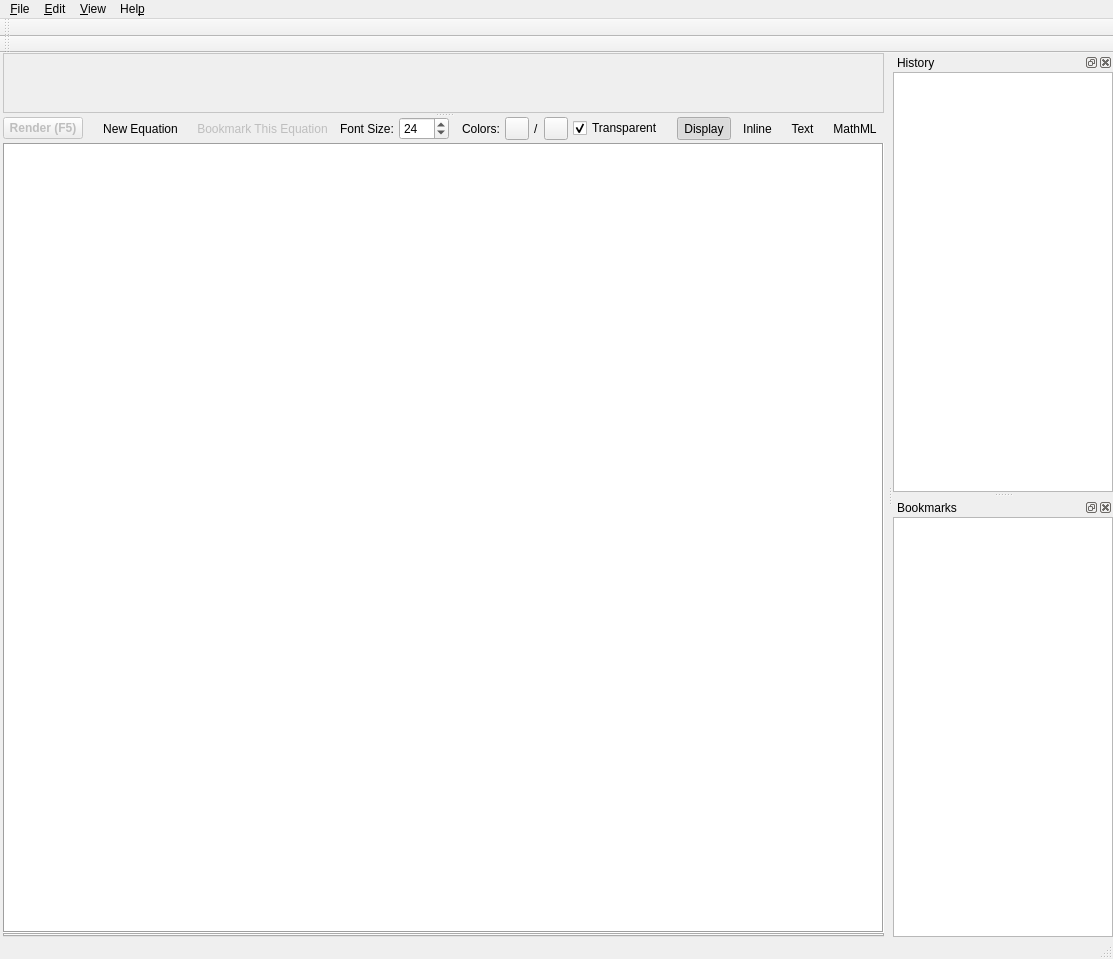
 <widget class="QMainWindow" name="MainWindowClass">
  <property name="geometry">
   <rect>
    <x>0</x>
    <y>0</y>
    <width>1113</width>
    <height>959</height>
   </rect>
  </property>
  <property name="sizePolicy">
   <sizepolicy hsizetype="Minimum" vsizetype="Minimum">
    <horstretch>0</horstretch>
    <verstretch>0</verstretch>
   </sizepolicy>
  </property>
  <property name="sizeIncrement">
   <size>
    <width>0</width>
    <height>0</height>
   </size>
  </property>
  <property name="baseSize">
   <size>
    <width>0</width>
    <height>0</height>
   </size>
  </property>
  <property name="acceptDrops">
   <bool>true</bool>
  </property>
  <property name="windowTitle">
   <string>EqualZ</string>
  </property>
  <property name="windowIcon">
   <iconset resource="main.qrc">
    <normaloff>:/icons/app.png</normaloff>:/icons/app.png</iconset>
  </property>
  <property name="toolTip">
   <string/>
  </property>
  <property name="toolButtonStyle">
   <enum>Qt::ToolButtonIconOnly</enum>
  </property>
  <property name="animated">
   <bool>false</bool>
  </property>
  <property name="documentMode">
   <bool>false</bool>
  </property>
  <property name="tabShape">
   <enum>QTabWidget::Rounded</enum>
  </property>
  <property name="dockNestingEnabled">
   <bool>true</bool>
  </property>
  <widget class="QWidget" name="centralWidget">
   <property name="sizePolicy">
    <sizepolicy hsizetype="Preferred" vsizetype="Preferred">
     <horstretch>0</horstretch>
     <verstretch>0</verstretch>
    </sizepolicy>
   </property>
   <layout class="QVBoxLayout" name="verticalLayout_2">
    <property name="spacing">
     <number>0</number>
    </property>
    <property name="leftMargin">
     <number>3</number>
    </property>
    <property name="topMargin">
     <number>0</number>
    </property>
    <property name="rightMargin">
     <number>3</number>
    </property>
    <property name="bottomMargin">
     <number>0</number>
    </property>
    <item>
     <widget class="QSplitter" name="splitter">
      <property name="orientation">
       <enum>Qt::Vertical</enum>
      </property>
      <widget class="RenderLabel" name="renderLabel">
       <property name="palette">
        <palette>
         <active>
          <colorrole role="Base">
           <brush brushstyle="SolidPattern">
            <color alpha="255">
             <red>255</red>
             <green>255</green>
             <blue>255</blue>
            </color>
           </brush>
          </colorrole>
          <colorrole role="Window">
           <brush brushstyle="SolidPattern">
            <color alpha="255">
             <red>255</red>
             <green>255</green>
             <blue>255</blue>
            </color>
           </brush>
          </colorrole>
         </active>
         <inactive>
          <colorrole role="Base">
           <brush brushstyle="SolidPattern">
            <color alpha="255">
             <red>255</red>
             <green>255</green>
             <blue>255</blue>
            </color>
           </brush>
          </colorrole>
          <colorrole role="Window">
           <brush brushstyle="SolidPattern">
            <color alpha="255">
             <red>255</red>
             <green>255</green>
             <blue>255</blue>
            </color>
           </brush>
          </colorrole>
         </inactive>
         <disabled>
          <colorrole role="Base">
           <brush brushstyle="SolidPattern">
            <color alpha="255">
             <red>255</red>
             <green>255</green>
             <blue>255</blue>
            </color>
           </brush>
          </colorrole>
          <colorrole role="Window">
           <brush brushstyle="SolidPattern">
            <color alpha="255">
             <red>255</red>
             <green>255</green>
             <blue>255</blue>
            </color>
           </brush>
          </colorrole>
         </disabled>
        </palette>
       </property>
       <property name="contextMenuPolicy">
        <enum>Qt::CustomContextMenu</enum>
       </property>
       <property name="frameShape">
        <enum>QFrame::StyledPanel</enum>
       </property>
       <property name="frameShadow">
        <enum>QFrame::Sunken</enum>
       </property>
      </widget>
      <widget class="QWidget" name="layoutWidget1">
       <layout class="QVBoxLayout" name="verticalLayout">
        <property name="spacing">
         <number>0</number>
        </property>
        <property name="leftMargin">
         <number>0</number>
        </property>
        <property name="topMargin">
         <number>0</number>
        </property>
        <property name="rightMargin">
         <number>0</number>
        </property>
        <property name="bottomMargin">
         <number>0</number>
        </property>
        <item>
         <layout class="QHBoxLayout" name="horizontalLayout">
          <property name="spacing">
           <number>5</number>
          </property>
          <property name="sizeConstraint">
           <enum>QLayout::SetDefaultConstraint</enum>
          </property>
          <property name="topMargin">
           <number>0</number>
          </property>
          <property name="bottomMargin">
           <number>3</number>
          </property>
          <item>
           <widget class="QPushButton" name="renderButton">
            <property name="enabled">
             <bool>false</bool>
            </property>
            <property name="font">
             <font>
              <weight>75</weight>
              <bold>true</bold>
             </font>
            </property>
            <property name="text">
             <string>Render (F5)</string>
            </property>
           </widget>
          </item>
          <item>
           <spacer name="horizontalSpacer_3">
            <property name="orientation">
             <enum>Qt::Horizontal</enum>
            </property>
            <property name="sizeType">
             <enum>QSizePolicy::Fixed</enum>
            </property>
            <property name="sizeHint" stdset="0">
             <size>
              <width>8</width>
              <height>0</height>
             </size>
            </property>
           </spacer>
          </item>
          <item>
           <widget class="QToolButton" name="toolButtonNewEquation">
            <property name="toolTip">
             <string>New Equation</string>
            </property>
            <property name="statusTip">
             <string>Create a new equation</string>
            </property>
            <property name="text">
             <string>New Equation</string>
            </property>
            <property name="icon">
             <iconset resource="main.qrc">
              <normaloff>:/icons/new.png</normaloff>:/icons/new.png</iconset>
            </property>
            <property name="autoRaise">
             <bool>true</bool>
            </property>
           </widget>
          </item>
          <item>
           <widget class="QToolButton" name="toolButtonBookmark">
            <property name="enabled">
             <bool>false</bool>
            </property>
            <property name="toolTip">
             <string>Bookmark This Equation</string>
            </property>
            <property name="statusTip">
             <string>Bookmark This Equation</string>
            </property>
            <property name="text">
             <string>Bookmark This Equation</string>
            </property>
            <property name="icon">
             <iconset resource="main.qrc">
              <normaloff>:/icons/bookmark.png</normaloff>:/icons/bookmark.png</iconset>
            </property>
            <property name="autoRaise">
             <bool>true</bool>
            </property>
           </widget>
          </item>
          <item>
           <spacer name="horizontalSpacer_2">
            <property name="orientation">
             <enum>Qt::Horizontal</enum>
            </property>
            <property name="sizeHint" stdset="0">
             <size>
              <width>40</width>
              <height>20</height>
             </size>
            </property>
           </spacer>
          </item>
          <item>
           <widget class="QLabel" name="label_2">
            <property name="text">
             <string>Font Size:</string>
            </property>
           </widget>
          </item>
          <item>
           <widget class="QSpinBox" name="spinBoxFontSize">
            <property name="minimumSize">
             <size>
              <width>50</width>
              <height>0</height>
             </size>
            </property>
            <property name="minimum">
             <number>6</number>
            </property>
            <property name="maximum">
             <number>120</number>
            </property>
            <property name="value">
             <number>24</number>
            </property>
           </widget>
          </item>
          <item>
           <spacer name="horizontalSpacer">
            <property name="orientation">
             <enum>Qt::Horizontal</enum>
            </property>
            <property name="sizeType">
             <enum>QSizePolicy::Fixed</enum>
            </property>
            <property name="sizeHint" stdset="0">
             <size>
              <width>8</width>
              <height>0</height>
             </size>
            </property>
           </spacer>
          </item>
          <item>
           <widget class="QLabel" name="label_3">
            <property name="text">
             <string>Colors:</string>
            </property>
           </widget>
          </item>
          <item>
           <widget class="ColorButton" name="toolButtonColor">
            <property name="toolTip">
             <string>Text Color</string>
            </property>
            <property name="autoFillBackground">
             <bool>true</bool>
            </property>
            <property name="text">
             <string/>
            </property>
            <property name="toolButtonStyle">
             <enum>Qt::ToolButtonIconOnly</enum>
            </property>
           </widget>
          </item>
          <item>
           <widget class="QLabel" name="label">
            <property name="text">
             <string>/</string>
            </property>
           </widget>
          </item>
          <item>
           <widget class="ColorButton" name="toolButtonBgColor">
            <property name="enabled">
             <bool>true</bool>
            </property>
            <property name="toolTip">
             <string>Background Color</string>
            </property>
            <property name="autoFillBackground">
             <bool>true</bool>
            </property>
            <property name="text">
             <string/>
            </property>
            <property name="toolButtonStyle">
             <enum>Qt::ToolButtonIconOnly</enum>
            </property>
           </widget>
          </item>
          <item>
           <widget class="QCheckBox" name="checkBoxTransparent">
            <property name="text">
             <string>Transparent</string>
            </property>
            <property name="checked">
             <bool>true</bool>
            </property>
           </widget>
          </item>
          <item>
           <spacer name="horizontalSpacer_4">
            <property name="orientation">
             <enum>Qt::Horizontal</enum>
            </property>
            <property name="sizeType">
             <enum>QSizePolicy::Fixed</enum>
            </property>
            <property name="sizeHint" stdset="0">
             <size>
              <width>8</width>
              <height>0</height>
             </size>
            </property>
           </spacer>
          </item>
          <item>
           <widget class="QToolButton" name="renderModeDisplay">
            <property name="sizePolicy">
             <sizepolicy hsizetype="Fixed" vsizetype="Minimum">
              <horstretch>0</horstretch>
              <verstretch>0</verstretch>
             </sizepolicy>
            </property>
            <property name="toolTip">
             <string>&lt;html&gt;&lt;head/&gt;&lt;body&gt;&lt;p&gt;&lt;span style=&quot; font-weight:600;&quot;&gt;Display Mode&lt;/span&gt;&lt;/p&gt;&lt;p&gt;Render equations separate from other paragraphs; on a single line of its own.&lt;/p&gt;&lt;p&gt;&lt;span style=&quot; font-weight:600;&quot;&gt;\\ &lt;/span&gt;specifies a line break.&lt;/p&gt;&lt;/body&gt;&lt;/html&gt;</string>
            </property>
            <property name="text">
             <string>Display</string>
            </property>
            <property name="icon">
             <iconset resource="main.qrc">
              <normaloff>:/icons/render_mode_display.png</normaloff>:/icons/render_mode_display.png</iconset>
            </property>
            <property name="checkable">
             <bool>true</bool>
            </property>
            <property name="checked">
             <bool>true</bool>
            </property>
            <property name="toolButtonStyle">
             <enum>Qt::ToolButtonIconOnly</enum>
            </property>
            <property name="autoRaise">
             <bool>true</bool>
            </property>
            <property name="arrowType">
             <enum>Qt::NoArrow</enum>
            </property>
           </widget>
          </item>
          <item>
           <widget class="QToolButton" name="renderModeInline">
            <property name="sizePolicy">
             <sizepolicy hsizetype="Fixed" vsizetype="Minimum">
              <horstretch>0</horstretch>
              <verstretch>0</verstretch>
             </sizepolicy>
            </property>
            <property name="toolTip">
             <string>&lt;html&gt;&lt;head/&gt;&lt;body&gt;&lt;p&gt;&lt;span style=&quot; font-weight:600;&quot;&gt;Inline Mode&lt;/span&gt;&lt;/p&gt;&lt;p&gt;Render equations inside text.&lt;/p&gt;&lt;p&gt;&lt;span style=&quot; font-weight:600;&quot;&gt;\\ &lt;/span&gt;specifies a line break.&lt;/p&gt;&lt;/body&gt;&lt;/html&gt;</string>
            </property>
            <property name="text">
             <string>Inline</string>
            </property>
            <property name="icon">
             <iconset resource="main.qrc">
              <normaloff>:/icons/render_mode_inline.png</normaloff>:/icons/render_mode_inline.png</iconset>
            </property>
            <property name="checkable">
             <bool>true</bool>
            </property>
            <property name="toolButtonStyle">
             <enum>Qt::ToolButtonIconOnly</enum>
            </property>
            <property name="autoRaise">
             <bool>true</bool>
            </property>
           </widget>
          </item>
          <item>
           <widget class="QToolButton" name="renderModeText">
            <property name="sizePolicy">
             <sizepolicy hsizetype="Fixed" vsizetype="Minimum">
              <horstretch>0</horstretch>
              <verstretch>0</verstretch>
             </sizepolicy>
            </property>
            <property name="toolTip">
             <string>&lt;html&gt;&lt;head/&gt;&lt;body&gt;&lt;p&gt;&lt;span style=&quot; font-weight:600;&quot;&gt;Text Mode&lt;/span&gt;&lt;/p&gt;&lt;p&gt;Mixed text and latex math. Inline math delimited by single $..$, and display-mode math delimited by double $$…$$.&lt;/p&gt;&lt;p&gt;Line breaks are taken into account.&lt;/p&gt;&lt;/body&gt;&lt;/html&gt;</string>
            </property>
            <property name="text">
             <string>Text</string>
            </property>
            <property name="icon">
             <iconset resource="main.qrc">
              <normaloff>:/icons/render_mode_text.png</normaloff>:/icons/render_mode_text.png</iconset>
            </property>
            <property name="checkable">
             <bool>true</bool>
            </property>
            <property name="toolButtonStyle">
             <enum>Qt::ToolButtonIconOnly</enum>
            </property>
            <property name="autoRaise">
             <bool>true</bool>
            </property>
           </widget>
          </item>
          <item>
           <widget class="QToolButton" name="renderModeMathML">
            <property name="sizePolicy">
             <sizepolicy hsizetype="Fixed" vsizetype="Minimum">
              <horstretch>0</horstretch>
              <verstretch>0</verstretch>
             </sizepolicy>
            </property>
            <property name="toolTip">
             <string>&lt;html&gt;&lt;head/&gt;&lt;body&gt;&lt;p&gt;&lt;span style=&quot; font-weight:600;&quot;&gt;MathML&lt;/span&gt;&lt;/p&gt;&lt;p&gt;Mathematical Markup Language&lt;/p&gt;&lt;/body&gt;&lt;/html&gt;</string>
            </property>
            <property name="text">
             <string>MathML</string>
            </property>
            <property name="icon">
             <iconset resource="main.qrc">
              <normaloff>:/icons/render_mode_mml.png</normaloff>:/icons/render_mode_mml.png</iconset>
            </property>
            <property name="checkable">
             <bool>true</bool>
            </property>
            <property name="autoRaise">
             <bool>true</bool>
            </property>
           </widget>
          </item>
         </layout>
        </item>
        <item>
         <widget class="LatexEditor" name="editor">
          <property name="sizePolicy">
           <sizepolicy hsizetype="Expanding" vsizetype="Expanding">
            <horstretch>0</horstretch>
            <verstretch>0</verstretch>
           </sizepolicy>
          </property>
          <property name="font">
           <font>
            <family>Consolas</family>
            <pointsize>11</pointsize>
           </font>
          </property>
          <property name="acceptDrops">
           <bool>false</bool>
          </property>
          <property name="frameShape">
           <enum>QFrame::Box</enum>
          </property>
          <property name="frameShadow">
           <enum>QFrame::Sunken</enum>
          </property>
          <property name="plainText">
           <string/>
          </property>
         </widget>
        </item>
       </layout>
      </widget>
     </widget>
    </item>
    <item>
     <widget class="QTabWidget" name="templatesBar">
      <property name="sizePolicy">
       <sizepolicy hsizetype="Expanding" vsizetype="Fixed">
        <horstretch>0</horstretch>
        <verstretch>0</verstretch>
       </sizepolicy>
      </property>
      <property name="currentIndex">
       <number>-1</number>
      </property>
     </widget>
    </item>
   </layout>
  </widget>
  <widget class="QMenuBar" name="menuBar">
   <property name="geometry">
    <rect>
     <x>0</x>
     <y>0</y>
     <width>1113</width>
     <height>21</height>
    </rect>
   </property>
   <property name="contextMenuPolicy">
    <enum>Qt::PreventContextMenu</enum>
   </property>
   <widget class="QMenu" name="menu_Help">
    <property name="title">
     <string>Hel&amp;p</string>
    </property>
    <addaction name="actionAbout"/>
   </widget>
   <widget class="QMenu" name="menu_Edit">
    <property name="enabled">
     <bool>true</bool>
    </property>
    <property name="title">
     <string>&amp;Edit</string>
    </property>
    <addaction name="actionRender"/>
    <addaction name="actionBookmark"/>
    <addaction name="separator"/>
    <addaction name="actionEditUndo"/>
    <addaction name="actionEditRedo"/>
    <addaction name="separator"/>
    <addaction name="actionEditCut"/>
    <addaction name="actionEditCopy"/>
    <addaction name="actionEditPaste"/>
    <addaction name="actionEditDelete"/>
    <addaction name="separator"/>
    <addaction name="actionEditorFont"/>
   </widget>
   <widget class="QMenu" name="menu_View">
    <property name="title">
     <string>&amp;View</string>
    </property>
    <addaction name="actionViewSymbolsToolbar"/>
    <addaction name="actionViewTemplatesToolbar"/>
    <addaction name="separator"/>
    <addaction name="actionViewBookmarks"/>
    <addaction name="actionViewHistory"/>
   </widget>
   <widget class="QMenu" name="menu_File">
    <property name="title">
     <string>&amp;File</string>
    </property>
    <addaction name="actionNewEquation"/>
    <addaction name="separator"/>
    <addaction name="actionOpenTextFile"/>
    <addaction name="actionSaveTextFile"/>
    <addaction name="separator"/>
    <addaction name="actionExportAs"/>
    <addaction name="separator"/>
    <addaction name="actionQuit"/>
   </widget>
   <addaction name="menu_File"/>
   <addaction name="menu_Edit"/>
   <addaction name="menu_View"/>
   <addaction name="menu_Help"/>
  </widget>
  <widget class="QDockWidget" name="dockWidgetHistory">
   <property name="sizePolicy">
    <sizepolicy hsizetype="Expanding" vsizetype="Preferred">
     <horstretch>0</horstretch>
     <verstretch>0</verstretch>
    </sizepolicy>
   </property>
   <property name="minimumSize">
    <size>
     <width>200</width>
     <height>95</height>
    </size>
   </property>
   <property name="allowedAreas">
    <set>Qt::LeftDockWidgetArea|Qt::RightDockWidgetArea</set>
   </property>
   <property name="windowTitle">
    <string>History</string>
   </property>
   <attribute name="dockWidgetArea">
    <number>2</number>
   </attribute>
   <widget class="QWidget" name="dockWidgetContents">
    <layout class="QVBoxLayout" name="verticalLayout_3">
     <property name="leftMargin">
      <number>0</number>
     </property>
     <property name="topMargin">
      <number>0</number>
     </property>
     <property name="rightMargin">
      <number>0</number>
     </property>
     <property name="bottomMargin">
      <number>0</number>
     </property>
     <item>
      <widget class="QListWidget" name="listWidgetHistory">
       <property name="font">
        <font>
         <pointsize>10</pointsize>
        </font>
       </property>
       <property name="contextMenuPolicy">
        <enum>Qt::CustomContextMenu</enum>
       </property>
       <property name="horizontalScrollBarPolicy">
        <enum>Qt::ScrollBarAlwaysOff</enum>
       </property>
       <property name="alternatingRowColors">
        <bool>true</bool>
       </property>
       <property name="iconSize">
        <size>
         <width>200</width>
         <height>80</height>
        </size>
       </property>
       <property name="textElideMode">
        <enum>Qt::ElideMiddle</enum>
       </property>
       <property name="resizeMode">
        <enum>QListView::Adjust</enum>
       </property>
       <property name="spacing">
        <number>0</number>
       </property>
       <property name="viewMode">
        <enum>QListView::ListMode</enum>
       </property>
       <property name="uniformItemSizes">
        <bool>false</bool>
       </property>
      </widget>
     </item>
    </layout>
   </widget>
  </widget>
  <widget class="QDockWidget" name="dockWidgetBookmarks">
   <property name="windowTitle">
    <string>Bookmarks</string>
   </property>
   <attribute name="dockWidgetArea">
    <number>2</number>
   </attribute>
   <widget class="QWidget" name="dockWidgetContents_2">
    <layout class="QVBoxLayout" name="verticalLayout_4">
     <property name="leftMargin">
      <number>0</number>
     </property>
     <property name="topMargin">
      <number>0</number>
     </property>
     <property name="rightMargin">
      <number>0</number>
     </property>
     <property name="bottomMargin">
      <number>0</number>
     </property>
     <item>
      <widget class="QListWidget" name="listWidgetBookmarks">
       <property name="contextMenuPolicy">
        <enum>Qt::CustomContextMenu</enum>
       </property>
       <property name="horizontalScrollBarPolicy">
        <enum>Qt::ScrollBarAlwaysOff</enum>
       </property>
       <property name="alternatingRowColors">
        <bool>true</bool>
       </property>
       <property name="iconSize">
        <size>
         <width>200</width>
         <height>80</height>
        </size>
       </property>
       <property name="resizeMode">
        <enum>QListView::Adjust</enum>
       </property>
       <property name="uniformItemSizes">
        <bool>true</bool>
       </property>
      </widget>
     </item>
    </layout>
   </widget>
  </widget>
  <widget class="QStatusBar" name="statusBar"/>
  <widget class="QToolBar" name="toolBarSymbols">
   <property name="windowTitle">
    <string>Symbols Toolbar</string>
   </property>
   <attribute name="toolBarArea">
    <enum>TopToolBarArea</enum>
   </attribute>
   <attribute name="toolBarBreak">
    <bool>false</bool>
   </attribute>
  </widget>
  <widget class="QToolBar" name="toolBarTemplates">
   <property name="windowTitle">
    <string>Templates Toolbar</string>
   </property>
   <property name="allowedAreas">
    <set>Qt::BottomToolBarArea|Qt::TopToolBarArea</set>
   </property>
   <attribute name="toolBarArea">
    <enum>TopToolBarArea</enum>
   </attribute>
   <attribute name="toolBarBreak">
    <bool>true</bool>
   </attribute>
  </widget>
  <action name="actionNewEquation">
   <property name="text">
    <string>&amp;New Equation</string>
   </property>
   <property name="toolTip">
    <string>New Equation</string>
   </property>
   <property name="statusTip">
    <string>Create a new equation</string>
   </property>
   <property name="shortcut">
    <string>Ctrl+N</string>
   </property>
  </action>
  <action name="actionQuit">
   <property name="text">
    <string>Quit</string>
   </property>
   <property name="toolTip">
    <string>Quit application</string>
   </property>
   <property name="statusTip">
    <string>Quit</string>
   </property>
   <property name="shortcut">
    <string>Ctrl+Q</string>
   </property>
  </action>
  <action name="actionOpenTextFile">
   <property name="text">
    <string>&amp;Open Text File</string>
   </property>
   <property name="toolTip">
    <string>Open an existing equation</string>
   </property>
   <property name="statusTip">
    <string>Open an existing equation</string>
   </property>
   <property name="shortcut">
    <string>Ctrl+O</string>
   </property>
  </action>
  <action name="actionExportAs">
   <property name="enabled">
    <bool>false</bool>
   </property>
   <property name="text">
    <string>Export As...</string>
   </property>
   <property name="toolTip">
    <string>Save Equation As...</string>
   </property>
   <property name="statusTip">
    <string>Save equation as...</string>
   </property>
   <property name="shortcut">
    <string>Ctrl+E</string>
   </property>
  </action>
  <action name="actionAbout">
   <property name="text">
    <string>&amp;About</string>
   </property>
   <property name="shortcut">
    <string>F1</string>
   </property>
  </action>
  <action name="actionEditUndo">
   <property name="enabled">
    <bool>false</bool>
   </property>
   <property name="text">
    <string>&amp;Undo</string>
   </property>
   <property name="shortcut">
    <string>Ctrl+Z</string>
   </property>
   <property name="visible">
    <bool>true</bool>
   </property>
  </action>
  <action name="actionEditRedo">
   <property name="enabled">
    <bool>false</bool>
   </property>
   <property name="text">
    <string>&amp;Redo</string>
   </property>
   <property name="shortcut">
    <string>Ctrl+Shift+Z</string>
   </property>
   <property name="visible">
    <bool>true</bool>
   </property>
  </action>
  <action name="actionEditCut">
   <property name="enabled">
    <bool>false</bool>
   </property>
   <property name="text">
    <string>&amp;Cut</string>
   </property>
   <property name="shortcut">
    <string>Ctrl+X</string>
   </property>
  </action>
  <action name="actionEditCopy">
   <property name="enabled">
    <bool>false</bool>
   </property>
   <property name="text">
    <string>Copy</string>
   </property>
   <property name="shortcut">
    <string>Ctrl+C</string>
   </property>
  </action>
  <action name="actionEditPaste">
   <property name="text">
    <string>Paste</string>
   </property>
   <property name="shortcut">
    <string>Ctrl+V</string>
   </property>
  </action>
  <action name="actionEditDelete">
   <property name="enabled">
    <bool>false</bool>
   </property>
   <property name="text">
    <string>&amp;Delete</string>
   </property>
   <property name="shortcut">
    <string>Del</string>
   </property>
  </action>
  <action name="actionRender">
   <property name="text">
    <string>Render Equation</string>
   </property>
   <property name="toolTip">
    <string>Render Equation</string>
   </property>
   <property name="shortcut">
    <string>F5</string>
   </property>
  </action>
  <action name="actionBookmark">
   <property name="enabled">
    <bool>false</bool>
   </property>
   <property name="text">
    <string>Bookmark This Equation</string>
   </property>
   <property name="shortcut">
    <string>Ctrl+B</string>
   </property>
  </action>
  <action name="actionViewSymbolsToolbar">
   <property name="checkable">
    <bool>true</bool>
   </property>
   <property name="checked">
    <bool>true</bool>
   </property>
   <property name="text">
    <string>Symbols Toolbar</string>
   </property>
   <property name="shortcut">
    <string>Alt+S</string>
   </property>
  </action>
  <action name="actionViewTemplatesToolbar">
   <property name="checkable">
    <bool>true</bool>
   </property>
   <property name="checked">
    <bool>true</bool>
   </property>
   <property name="icon">
    <iconset>
     <normaloff>:/icons/menu/templates.png</normaloff>:/icons/menu/templates.png</iconset>
   </property>
   <property name="text">
    <string>Templates Toolbar</string>
   </property>
   <property name="toolTip">
    <string>A ToolBar with predefined equations</string>
   </property>
   <property name="shortcut">
    <string>Alt+T</string>
   </property>
  </action>
  <action name="actionViewHistory">
   <property name="checkable">
    <bool>true</bool>
   </property>
   <property name="checked">
    <bool>true</bool>
   </property>
   <property name="text">
    <string>History Panel</string>
   </property>
   <property name="toolTip">
    <string>The Library contains your Bookmarks &amp; History</string>
   </property>
   <property name="shortcut">
    <string>Alt+H</string>
   </property>
  </action>
  <action name="actionViewBookmarks">
   <property name="checkable">
    <bool>true</bool>
   </property>
   <property name="checked">
    <bool>true</bool>
   </property>
   <property name="text">
    <string>Bookmarks Panel</string>
   </property>
   <property name="shortcut">
    <string>Alt+B</string>
   </property>
  </action>
  <action name="actionSaveTextFile">
   <property name="enabled">
    <bool>false</bool>
   </property>
   <property name="text">
    <string>&amp;Save Text File</string>
   </property>
   <property name="shortcut">
    <string>Ctrl+S</string>
   </property>
  </action>
  <action name="actionEditorFont">
   <property name="text">
    <string>Set Editor Font...</string>
   </property>
   <property name="shortcut">
    <string>Ctrl+F</string>
   </property>
  </action>
 </widget>
